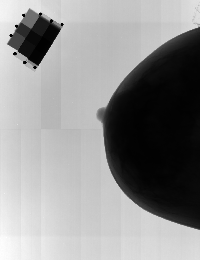
%> input picture 02_3C_SXA_DXA/01_TD_SXA/FractalAnalysis/FeatureLibrary/Classes/image.png, 200 x 260 px, shrunk from 1279 x 1663 before the run
$ octave --eval "result = mask_get_peakDensity(imread('../Classes/image.png'));"   (GNU Octave 9; MATLAB toolbox functions it lacks are replaced by stand-ins)
%> lines starting %> are read from the running program, lines starting %| are printed output that depends on the picture
function [x, y]=mask_get_peakDensity(image)
imSize=min(size(image));
%> imSize = 200
h=fspecial('gaussian', imSize, 100); %3 mm blur
blurImage=imfilter(image, h);
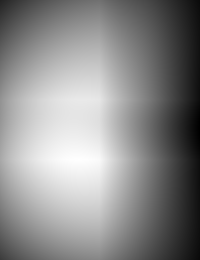
%> blurImage: size 260x200 uint16; min 1493, max 7747, mean 4919.1; drawn with min black and max white
[yMax yIndex]=max(blurImage);
%> yMax = 200 values, max 7747 at index 79, min 1933 at index 200, mean 5899.7; yIndex = 200 values, max 160 at index 1, min 47 at index 199, mean 154.2
[xMax x]=max(yMax); %#ok<ASGLU>
%> xMax = 7747; x = 79
y=yIndex(x);
%> y = 160
%> `result = mask_get_peakDensity(imread('../Classes/image.png'));`: result = 79
end
